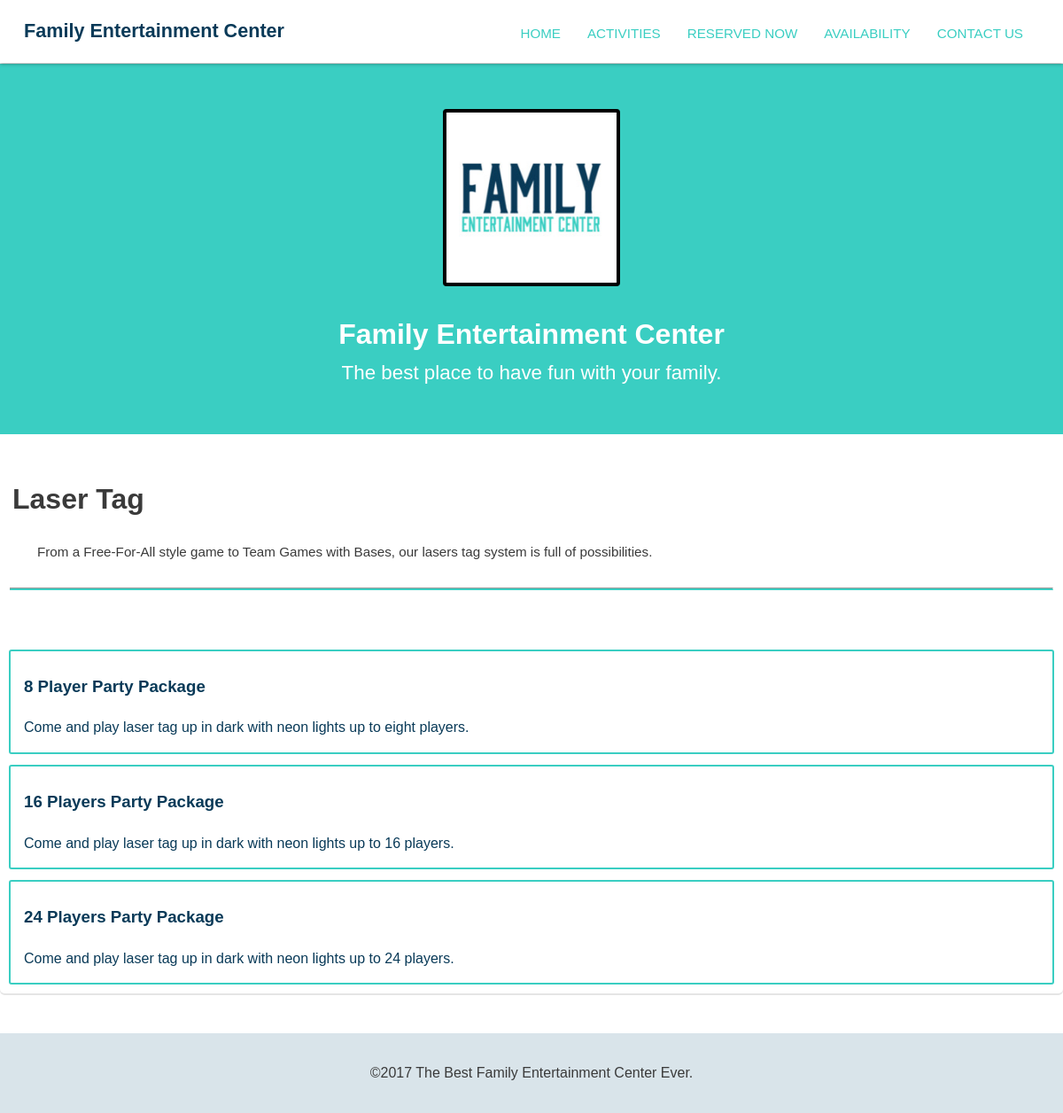
The page /activities2/ on the database its author committed.
### activities/models.py (models this page shows, shortened)
class Activity(models.Model):
    created_at = models.DateTimeField(auto_now_add=True)
    title = models.CharField(max_length=255)
    description = models.TextField()
    order = models.IntegerField(default=0)
    class Meta:
        ordering = ['order', ]
        verbose_name_plural = 'Activities'

class PartyPackage(models.Model):
    title = models.CharField(max_length=255)
    description = models.TextField()
    content = models.TextField(blank=True, default='')
    order = models.IntegerField(default=0)
    activity = models.ForeignKey(Activity)
    class Meta:
        ordering = ['order',]

### activities/views.py (the view)
# urls.py: url(r'(?P<pk>\d+)/$', views.activity_detail, name='detail'),
def activity_detail(request, pk):
    activity = get_object_or_404(models.Activity, pk=pk)
    return render(request, 'activities/activity_detail.html', {'activity': activity})

### activities/templates/activities/activity_detail.html (shortened to what this page needs)
{% extends "layout.html" %}
{% block content %}
    <article>
        <div>
            <h1 class="heading">{{ activity.title }}</h1>
        </div>
        <p class="small-push-right">{{ activity.description }}</p>
        <hr class="hr-line">
        <section class="container_one c_1">
            {% for package in activity.partypackage_set.all %}
                <ul class="package">
                    <li class="each_link">
                        <a href="{% url 'package' activity_pk=package.activity.pk package_pk=package.pk %}"
                            class="package_links">
                            <h3>
                                {{ package.title }}
                            </h3>
                            {{ package.description }}
                        </a>
                    </li>
                </ul>
            {% endfor %}
        </section>
    </article>
{% endblock %}

### assets/css/layout.css (style rules this page uses)
* { box-sizing: border-box; }
body { font-family: 'Varela Round', sans-serif; line-height: 1.6; color: #3a3a3a; margin: 0; }
ul { margin: 0; padding: 0; list-style: none; }
p { font-size: .95em; margin-bottom: 1.8em; }
h2, h3, a { color: #093a58; }
h2, h3 { margin-top: 0; }
a { text-decoration: none; }
.container_one { margin: 45px auto; padding: 10px; background: #fff; border-radius: 5px; box-shadow: 0 2px 0 0 rgba(0,0,0,0.1); }
.package { border: solid 2px #3acec2; padding: 15px; border-radius: 3px; margin-top: 12px; }
.each_link { margin-top: 10px; }
.heading { margin-left: 14px; }
.small-push-right { width: 85%; margin-left: 30px; padding-left: 12px; }
.hr-line { border-bottom: solid 2px #3acec2; width: 98%; }
article p { margin-left: 75px; }
@media (min-width: 769px) { body { padding-top: 72px; } }

### rows shown on the page
Activity: title "Laser Tag", description "From a Free-For-All style game to Team Games with Bases, our lasers tag system is full of possibilities."
PartyPackage: title "8 Player Party Package", description "Come and play laser tag up in dark with neon lights up to eight players."
PartyPackage: title "16 Players Party Package", description "Come and play laser tag up in dark with neon lights up to 16 players."
PartyPackage: title "24 Players Party Package", description "Come and play laser tag up in dark with neon lights up to 24 players."
